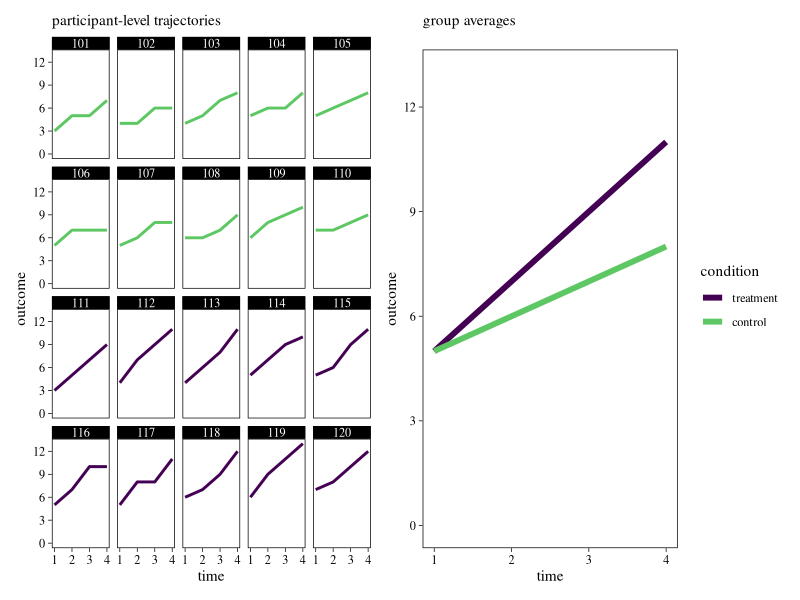

The R source for this figure:
## ---- chunk 1
library(tidyverse)
library(patchwork)

# adjust the global plotting theme
theme_set(
  theme_linedraw() +
    theme(text = element_text(family = "Times"),
          panel.grid = element_blank(),
          strip.text = element_text(margin = margin(b = 3, t = 3)))
)
## ---- chunk 2
d <-
  tribble(
    ~id, ~tx, ~t1, ~t2, ~t3, ~t4,
    101, -0.5, 3, 5, 5,  7,
    102, -0.5, 4, 4, 6,  6,
    103, -0.5, 4, 5, 7,  8,
    104, -0.5, 5, 6, 6,  8,
    105, -0.5, 5, 6, 7,  8,
    106, -0.5, 5, 7, 7,  7,
    107, -0.5, 5, 6, 8,  8,
    108, -0.5, 6, 6, 7,  9,
    109, -0.5, 6, 8, 9,  10,
    110, -0.5, 7, 7, 8,  9,
    111,  0.5, 3, 5, 7,  9,
    112,  0.5, 4, 7, 9,  11,
    113,  0.5, 4, 6, 8,  11,
    114,  0.5, 5, 7, 9,  10,
    115,  0.5, 5, 6, 9,  11,
    116,  0.5, 5, 7, 10, 10,
    117,  0.5, 5, 8, 8,  11,
    118,  0.5, 6, 7, 9,  12,
    119,  0.5, 6, 9, 11, 13,
    120,  0.5, 7, 8, 10, 12
  ) %>% 
  mutate(`t4-t1`   = t4 - t1,
         condition = ifelse(tx == -0.5, "control", "treatment"))

# inspect the first six rows
head(d)
## ---- chunk 3
# participant-level trajectories
p1 <-
  d %>% 
  pivot_longer(t1:t4) %>% 
  mutate(time      = str_extract(name, "\\d") %>% as.double(),
         condition = factor(condition, levels = c("treatment", "control"))) %>% 
  
  ggplot(aes(x = time, y = value, color = condition)) +
  geom_line(linewidth = 1) +
  scale_color_viridis_d(end = .75, breaks = NULL) +
  scale_y_continuous(breaks = 0:4 * 3, limits = c(0, 13)) +
  labs(subtitle = "participant-level trajectories",
       y = "outcome") +
  facet_wrap(~id) +
  theme(strip.text.x = element_text(margin = margin(b = 0.25, t = 0.25)))

# group average trajectories
p2 <-
  d %>% 
  pivot_longer(t1:t4) %>% 
  mutate(time      = str_extract(name, "\\d") %>% as.double(),
         condition = factor(condition, levels = c("treatment", "control"))) %>% 
  group_by(time, condition) %>% 
  summarise(mean = mean(value)) %>% 
  
  ggplot(aes(x = time, y = mean, color = condition)) +
  geom_line(linewidth = 2) +
  scale_color_viridis_d(end = .75) +
  scale_y_continuous(breaks = 0:4 * 3, limits = c(0, 13)) +
  labs(subtitle = "group averages",
       y = "outcome")

# combine
p1 + p2 + plot_layout(widths = c(5, 4))
## ---- chunk 4
d %>% 
  pivot_longer(cols = c(t1, t4, `t4-t1`),
               names_to = "variable") %>% 
  group_by(variable, condition) %>% 
  summarise(mean = mean(value),
            sd   = sd(value))
## ---- chunk 5
d %>% 
  group_by(condition) %>% 
  summarise(mean_change = mean(`t4-t1`))
## ---- chunk 6
6 - 3
## ---- chunk 7
# group-level change score means
m_change_t <- filter(d, tx ==  "0.5") %>% summarise(m = mean(`t4-t1`)) %>% pull()  # 6
m_change_c <- filter(d, tx == "-0.5") %>% summarise(m = mean(`t4-t1`)) %>% pull()  # 3

# group-level change score sds
sd_change_t <- filter(d, tx ==  "0.5") %>% summarise(s = sd(`t4-t1`)) %>% pull()  # 0.8164966
sd_change_c <- filter(d, tx == "-0.5") %>% summarise(s = sd(`t4-t1`)) %>% pull()  # 0.8164966

# group-level baseline sds
sd_raw_pre_t <- filter(d, tx ==  "0.5") %>% summarise(s = sd(t1)) %>% pull()  # 1.154701
sd_raw_pre_c <- filter(d, tx == "-0.5") %>% summarise(s = sd(t1)) %>% pull()  # 1.154701
## ---- chunk 8
(m_change_t / sd_change_t) - (m_change_c / sd_change_c)
## ---- chunk 9
(m_change_t / sd_raw_pre_t) - (m_change_c / sd_raw_pre_c)
## ---- chunk 10
sessionInfo()
